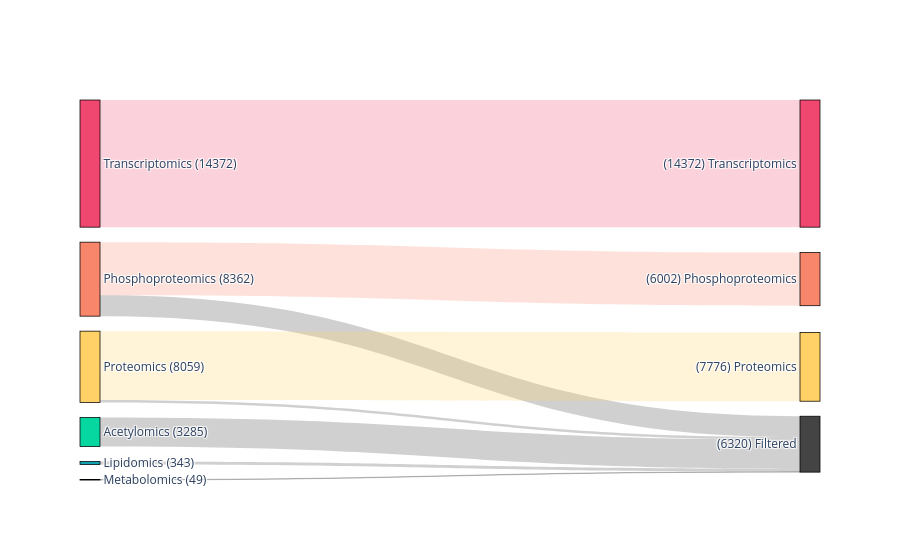

This figure's notebook cell:
### Markdown cell above
#### White patients

### Code cell
# select the sample columns
# WT
wt_cols = meta.filter(
    (pl.col("Race") == "White")
    & ~pl.col("NPM1")
    & ~pl.col("FLT3_ITD")
    & ~pl.col("IDH1+IDH2")
    & ~pl.col("NRAS")
)["Sample"].to_list()
print(f"{wt_cols=}")
# NPM1
mut_cols = meta.filter(
    (pl.col("Race") == "White")
    & pl.col("NPM1")
    & ~pl.col("FLT3_ITD")
    & ~pl.col("IDH1+IDH2")
    & ~pl.col("NRAS")
)["Sample"].to_list()
print(f"{mut_cols=}")

# save the sample columns
with open(os.path.join(CACHE_DIR, "W_NPM1-WT_cols.pkl"), "wb") as pf:
    pickle.dump((wt_cols, mut_cols), pf)

# subset the omics data
subset = select_subset(combined, wt_cols, mut_cols)

# save the subset to file
subset.write_ipc(os.path.join(CACHE_DIR, "W_NPM1-WT.arrow"))

# display
display(subset)

# report on the number of features in each block
subset.group_by("Block").len().sort("len", descending=True)

# plot feature counts before/after subsetting
plot_filtered_feature_counts(
    combined,
    subset,
    figname=os.path.join(FIGURE_DIR, "block-feature-counts_W_NPM1-WT.png")
)

### Figure 1 — Plotly figure (JSON) as saved in the notebook; plotly's stock layout.template omitted (floating-point values rounded to 4 significant figures)
{"data": [{"arrangement": "freeform", "link": {"color": ["rgba(239, 71, 111, 0.25)", "rgba(68, 68, 68, 0.25)", "rgba(247, 134, 107, 0.25)", "rgba(68, 68, 68, 0.25)", "rgba(255, 209, 102, 0.25)", "rgba(68, 68, 68, 0.25)", "rgba(68, 68, 68, 0.25)", "rgba(68, 68, 68, 0.25)", "rgba(68, 68, 68, 0.25)"], "source": [0, 0, 2, 2, 4, 4, 6, 8, 10], "target": [1, 12, 3, 12, 5, 12, 12, 12, 12], "value": [14372, 0, 6002, 2360, 7776, 283, 3285, 343, 49]}, "node": {"color": ["#EF476F", "#EF476F", "#F7866B", "#F7866B", "#FFD166", "#FFD166", "#06D6A0", "#06D6A0", "#11A2B2", "#11A2B2", "#0B6584", "#0B6584", "#444444"], "label": ["Transcriptomics (14372)", "(14372) Transcriptomics", "Phosphoproteomics (8362)", "(6002) Phosphoproteomics", "Proteomics (8059)", "(7776) Proteomics", "Acetylomics (3285)", "(0) Acetylomics", "Lipidomics (343)", "(0) Lipidomics", "Metabolomics (49)", "(0) Metabolomics", "(6320) Filtered"], "line": {"color": "black", "width": 0.75}, "pad": 15, "thickness": 20}, "type": "sankey"}], "layout": {}}
